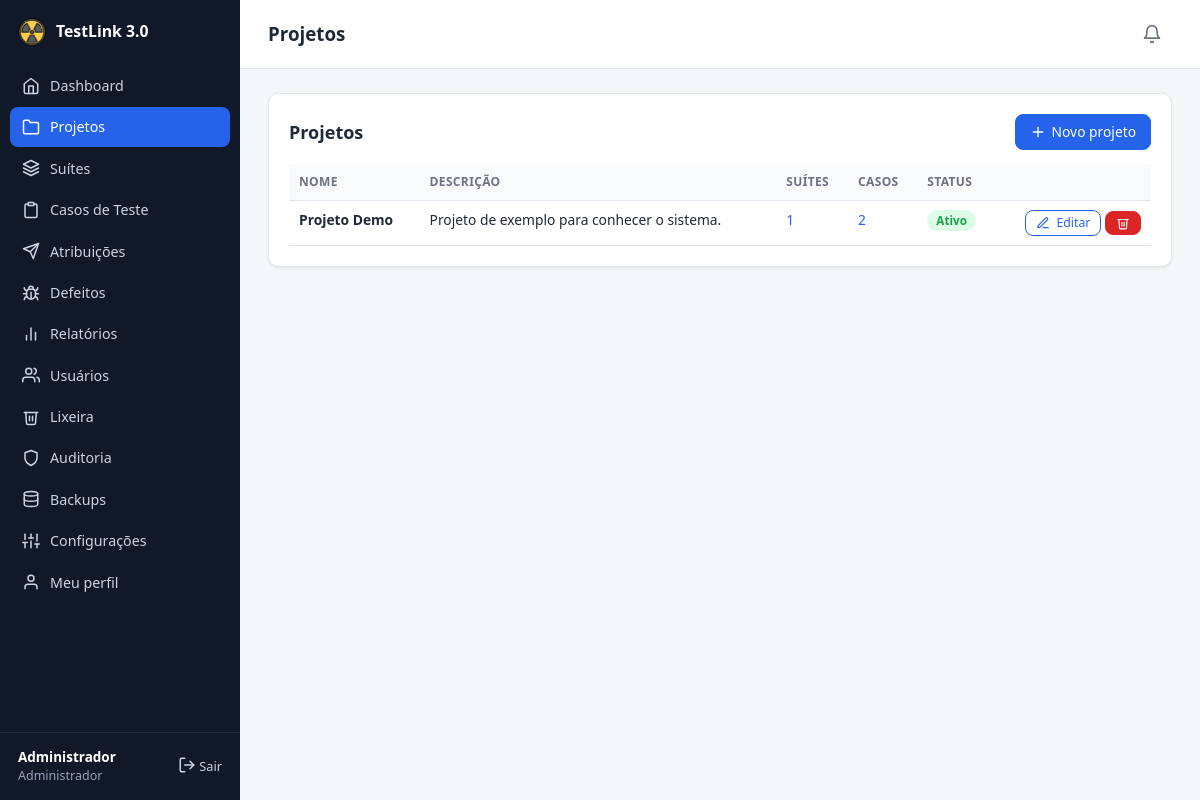
/projects.php (signed in), run on the app's committed database.
### tables this page shows
CREATE TABLE users (
    id            INT UNSIGNED AUTO_INCREMENT PRIMARY KEY,
    name          VARCHAR(120) NOT NULL,
    email         VARCHAR(160) NOT NULL UNIQUE,
    password_hash VARCHAR(255) NOT NULL,
    role          ENUM('admin','tester','developer','viewer') NOT NULL DEFAULT 'tester',
    active        TINYINT(1) NOT NULL DEFAULT 1,
     
    status        ENUM('approved','pending','rejected') NOT NULL DEFAULT 'approved',
     
    self_registered TINYINT(1) NOT NULL DEFAULT 0,
    created_at    DATETIME NOT NULL DEFAULT CURRENT_TIMESTAMP
);

CREATE TABLE projects (
    id          INT UNSIGNED AUTO_INCREMENT PRIMARY KEY,
    name        VARCHAR(150) NOT NULL,
    description TEXT NULL,
    status      ENUM('active','archived') NOT NULL DEFAULT 'active',
    created_by  INT UNSIGNED NULL,
    created_at  DATETIME NOT NULL DEFAULT CURRENT_TIMESTAMP,
    FOREIGN KEY (created_by) REFERENCES users(id) ON DELETE SET NULL
);

### includes/db.php (called while the page is built)
<?php
function db(): PDO
{
    static $pdo = null;
    if ($pdo === null) {
        $dsn = 'mysql:host=' . DB_HOST . ';dbname=' . DB_NAME . ';charset=' . DB_CHARSET;
        try {
            $pdo = new PDO($dsn, DB_USER, DB_PASS, [
                PDO::ATTR_ERRMODE            => PDO::ERRMODE_EXCEPTION,
                PDO::ATTR_DEFAULT_FETCH_MODE => PDO::FETCH_ASSOC,
                PDO::ATTR_EMULATE_PREPARES   => false,
            ]);
        } catch (PDOException $e) {
            http_response_code(500);
            exit('<h1>Erro de conexão</h1><p>Não foi possível conectar ao banco de dados. '
                . 'Verifique <code>config/config.php</code> e se o <code>database.sql</code> foi importado.</p>');
        }
    }
    return $pdo;
}
function q(string $sql, array $params = []): PDOStatement
{
    $st = db()->prepare($sql);
    $st->execute($params);
    return $st;
}

### includes/auth.php (called while the page is built, shortened)
<?php
function current_user(): ?array
{
    static $user = false;
    if ($user !== false) {
        return $user;
    }
    $row = q('SELECT id, name, email, role, active FROM users WHERE id = ?', [$_SESSION['uid']])->fetch();
    return $user = $row;
}
function require_login(): array
{
    $u = current_user();
    return $u;
}
function require_role(string ...$roles): array
{
    $u = require_login();
    return $u;
}

### includes/notify.php (called while the page is built, shortened)
<?php
function unread_notifications(int $userId): int
{
    return (int)q('SELECT COUNT(*) FROM notifications WHERE user_id = ? AND read_at IS NULL', [$userId])->fetchColumn();
}

### projects.php (the view, shortened to what this page needs)
<?php
require __DIR__ . '/includes/bootstrap.php';
$me = require_role('admin');
$editId = get_int('edit');
$showForm = isset($_GET['new']) || $editId;
$editing = $editId ? q('SELECT * FROM projects WHERE id = ?', [$editId])->fetch() : null;
$pageTitle = 'Projetos';
$active = 'projects.php';
include __DIR__ . '/includes/header.php';
if ($showForm):
    $p = $editing ?: ['id' => 0, 'name' => '', 'description' => '', 'status' => 'active'];
?>
<div class="card" style="max-width:640px">
    <h2><?= $editing ? 'Editar projeto' : 'Novo projeto' ?></h2>
    <form method="post">
        <?= csrf_field() ?>
        <input type="hidden" name="action" value="save">
        <input type="hidden" name="id" value="<?= (int)$p['id'] ?>">
        <div class="grid">
            <label class="field">Nome <input type="text" name="name" required maxlength="150" value="<?= e($p['name']) ?>"></label>
            <label class="field">Descrição <textarea name="description" rows="4"><?= e($p['description']) ?></textarea></label>
            <label class="field">Status
                <select name="status"><?= options(['active' => 'Ativo', 'archived' => 'Arquivado'], $p['status']) ?></select>
            </label>
        </div>
        <div class="form-actions">
            <button class="btn" type="submit">Salvar</button>
            <a class="btn btn-ghost" href="projects.php">Cancelar</a>
        </div>
    </form>
</div>
<?php else:
    $rows = q('SELECT p.*,
                (SELECT COUNT(*) FROM suites s WHERE s.project_id = p.id) suites,
                (SELECT COUNT(*) FROM test_cases c WHERE c.project_id = p.id) cases
               FROM projects p ORDER BY p.name')->fetchAll();
?>
<div class="card">
    <div class="card-head"><h2>Projetos</h2><a class="btn" href="projects.php?new=1"><?= icon('plus', 16) ?> Novo projeto</a></div>
    <div class="table-wrap"><table>
        <thead><tr><th>Nome</th><th>Descrição</th><th>Suítes</th><th>Casos</th><th>Status</th><th></th></tr></thead>
        <tbody>
        <?php foreach ($rows as $p): ?>
            <tr>
                <td><strong><?= e($p['name']) ?></strong></td>
                <td><?= e(mb_strimwidth((string)$p['description'], 0, 90, '…')) ?></td>
                <td><a href="suites.php?project=<?= (int)$p['id'] ?>"><?= (int)$p['suites'] ?></a></td>
                <td><a href="cases.php?project=<?= (int)$p['id'] ?>"><?= (int)$p['cases'] ?></a></td>
                <td><?= $p['status'] === 'active' ? badge('Ativo', 'green') : badge('Arquivado', 'gray') ?></td>
                <td class="actions">
                    <a class="btn btn-sm btn-ghost" href="projects.php?edit=<?= (int)$p['id'] ?>"><?= icon('edit', 14) ?> Editar</a>
                    <form method="post" class="inline-form" data-confirm="O projeto, suas suítes, casos, execuções e defeitos vão para a Lixeira. Você poderá restaurar tudo depois." data-confirm-title="Enviar projeto para a lixeira?" data-confirm-ok="Enviar para a lixeira" data-confirm-type="warning">
                        <button class="btn btn-sm btn-danger" type="submit"><?= icon('trash', 14) ?></button>
                    </form>
                </td>
            </tr>
        <?php endforeach; ?>
        </tbody>
    </table></div>
</div>
<?php endif;
include __DIR__ . '/includes/footer.php';

### includes/header.php (shortened to what this page needs)
<?php
$user = current_user();
$pageTitle = $pageTitle ?? '';
$active = $active ?? '';
$clean = !empty($_GET['clean']);
$sys = get_setting('system_name', APP_NAME);
?>
<!DOCTYPE html>
<html lang="pt-BR">
<head>
    <link rel="stylesheet" href="assets/css/style.css?v=<?= (int)@filemtime(__DIR__ . '/../assets/css/style.css') ?>">
</head>
<body class="<?= trim(($clean ? 'clean ' : '') . ($bodyClass ?? '')) ?>">
<?php if ($user): ?>
<div class="layout">
    <aside class="sidebar" id="sidebar">
        <a class="brand" href="dashboard.php">
            <img src="assets/img/favicon.png" alt="" width="28" height="28">
            <span><?= e($sys) ?></span>
        </a>
        <nav>
            <?php foreach (nav_items($user['role']) as [$file, $label, $ico]): ?>
                <a href="<?= e($file) ?>" class="<?= $active === strtok($file, '?') ? 'active' : '' ?>">
                    <?= icon($ico) ?> <span><?= e($label) ?></span>
                </a>
            <?php endforeach; ?>
        </nav>
        <div class="sidebar-foot">
            <div class="who">
                <strong><?= e($user['name']) ?></strong>
                <small><?= e(ROLES[$user['role']]) ?></small>
            </div>
            <a href="logout.php" class="logout" title="Sair"><?= icon('logout') ?> Sair</a>
        </div>
    </aside>
    <div class="main">
        <header class="topbar no-print">
            <h1><?= e($pageTitle) ?></h1>
            <?php $unreadN = unread_notifications((int)$user['id']); ?>
            <a href="notifications.php" class="bell <?= $unreadN ? 'has' : '' ?>" title="<?= $unreadN ? $unreadN . ' aviso(s) que precisam da sua ação' : 'Nenhum aviso pendente' ?>"
               aria-label="Notificações: <?= $unreadN ?> pendente(s)">
                <?= icon('bell', 20) ?><?php if ($unreadN): ?><span class="bell-count"><?= $unreadN > 99 ? '99+' : $unreadN ?></span><?php endif; ?>
            </a>
        </header>
        <main class="content">
<?php else: ?>
<main class="auth-wrap">
<?php endif; ?>

### includes/helpers.php (shortened to what this page needs)
<?php
function e($value): string
{
    return htmlspecialchars((string)$value, ENT_QUOTES | ENT_SUBSTITUTE, 'UTF-8');
}
function get_int(string $key): int
{
    return (int)($_GET[$key] ?? 0);
}
function get_setting(string $key, string $default = ''): string
{
    static $cache = null;
    if ($cache === null) {
        try {
            $cache = db()->query('SELECT k, v FROM settings')->fetchAll(PDO::FETCH_KEY_PAIR);
        } catch (Throwable $e) {
            $cache = [];
        }
    }
    return $cache[$key] ?? $default;
}
function badge(string $text, string $class): string
{
    return '<span class="badge badge-' . e($class) . '">' . e($text) . '</span>';
}
function icon(string $name, int $size = 18): string
{
    $p = $paths[$name] ?? '';
    return '<svg class="icon" width="' . $size . '" height="' . $size . '" viewBox="0 0 24 24" fill="none" '
        . 'stroke="currentColor" stroke-width="2" stroke-linecap="round" stroke-linejoin="round" aria-hidden="true">'
        . $p . '</svg>';
}

### assets/css/style.css (style rules this page uses)
:root { --primary: #2563eb; --primary-dark: #1d4ed8; --primary-soft: #eff4ff; --bg: #f4f6f9; --surface: #ffffff; --border: #e2e6ec; --text: #1f2937; --muted: #6b7280; --sidebar-bg: #111827; --sidebar-text: #cbd5e1; --green: #16a34a; --green-bg: #dcfce7; --red: #dc2626; --red-bg: #fee2e2; --amber: #b45309; --amber-bg: #fef3c7; --blue: #1d4ed8; --blue-bg: #dbeafe; --teal: #0f766e; --teal-bg: #ccfbf1; --gray: #4b5563; --gray-bg: #e5e7eb; --radius: 10px; --shadow: 0 1px 3px rgba(16, 24, 40, .08); --sidebar-w: 240px; }
* { box-sizing: border-box; }
html { font-size: 15px; }
body { margin: 0; background: var(--bg); color: var(--text); font-family: system-ui, -apple-system, "Segoe UI", Roboto, Arial, sans-serif; line-height: 1.5; }
a { color: var(--primary); text-decoration: none; }
h1, h2, h3 { line-height: 1.25; margin: 0 0 .6em; }
h2 { font-size: 1.2rem; }
.icon { vertical-align: -3px; flex-shrink: 0; }
.layout { display: flex; min-height: 100vh; }
.sidebar { width: var(--sidebar-w); background: var(--sidebar-bg); color: var(--sidebar-text); display: flex; flex-direction: column; position: fixed; inset: 0 auto 0 0; z-index: 30; }
.brand { display: flex; align-items: center; gap: 10px; padding: 18px 18px 14px; color: #fff; font-weight: 700; font-size: 1.05rem; }
.sidebar nav { flex: 1; overflow-y: auto; padding: 6px 10px; }
.sidebar nav a { display: flex; align-items: center; gap: 10px; padding: 9px 12px; margin-bottom: 2px; color: var(--sidebar-text); border-radius: 8px; font-size: .95rem; }
.sidebar nav a.active { background: var(--primary); color: #fff; }
.sidebar-foot { padding: 14px 18px; border-top: 1px solid rgba(255,255,255,.1); display: flex; justify-content: space-between; align-items: center; gap: 8px; }
.sidebar-foot .who { display: flex; flex-direction: column; min-width: 0; }
.sidebar-foot strong { color: #fff; font-size: .9rem; white-space: nowrap; overflow: hidden; text-overflow: ellipsis; }
.sidebar-foot small { color: #94a3b8; }
.logout { color: var(--sidebar-text); font-size: .85rem; white-space: nowrap; }
.main { flex: 1; margin-left: var(--sidebar-w); min-width: 0; }
.topbar { display: flex; align-items: center; gap: 12px; padding: 14px 28px; background: var(--surface); border-bottom: 1px solid var(--border); position: sticky; top: 0; z-index: 10; }
.topbar h1 { margin: 0; font-size: 1.25rem; }
.content { padding: 24px 28px 48px; max-width: 1280px; }
.card { background: var(--surface); border: 1px solid var(--border); border-radius: var(--radius); box-shadow: var(--shadow); padding: 20px; margin-bottom: 20px; }
.card-head { display: flex; justify-content: space-between; align-items: center; gap: 12px; flex-wrap: wrap; margin-bottom: 14px; }
.card-head h2 { margin: 0; }
.btn { display: inline-flex; align-items: center; gap: 6px; padding: 8px 14px; border-radius: 8px; border: 1px solid var(--primary); background: var(--primary); color: #fff; font: inherit; font-size: .92rem; cursor: pointer; text-decoration: none; line-height: 1.3; }
.btn-ghost { background: transparent; color: var(--primary); }
.btn-danger { background: var(--red); border-color: var(--red); }
.btn-sm { padding: 4px 10px; font-size: .82rem; }
.inline-form { display: inline; margin: 0; }
.topbar .bell { margin-left: auto; position: relative; display: inline-flex; align-items: center; justify-content: center; width: 40px; height: 40px; border-radius: 50%; color: var(--muted); text-decoration: none; }
.badge { display: inline-block; padding: 2px 9px; border-radius: 999px; font-size: .78rem; font-weight: 600; white-space: nowrap; }
.badge-green { background: var(--green-bg); color: var(--green); }
.table-wrap { overflow-x: auto; }
table { width: 100%; border-collapse: collapse; font-size: .92rem; }
th, td { padding: 9px 10px; text-align: left; border-bottom: 1px solid var(--border); vertical-align: top; }
th { background: #f9fafb; font-size: .8rem; text-transform: uppercase; letter-spacing: .03em; color: var(--muted); white-space: nowrap; }
td.actions { white-space: nowrap; text-align: right; }

### data on the page
users: name "Administrador", role "Administrador"
projects: name "Projeto Demo", description "Projeto de exemplo para conhecer o sistema.", suites "1", cases "2", $size 14 (drawn)

### other printed values
$sys "TestLink 3.0"
$label "Dashboard"
$label "Projetos"
$label "Suítes"
$label "Casos de Teste"
$label "Atribuições"
$label "Defeitos"
$label "Relatórios"
$label "Usuários"
$label "Lixeira"
$label "Auditoria"
$label "Backups"
$label "Configurações"
$label "Meu perfil"
$pageTitle "Projetos"
